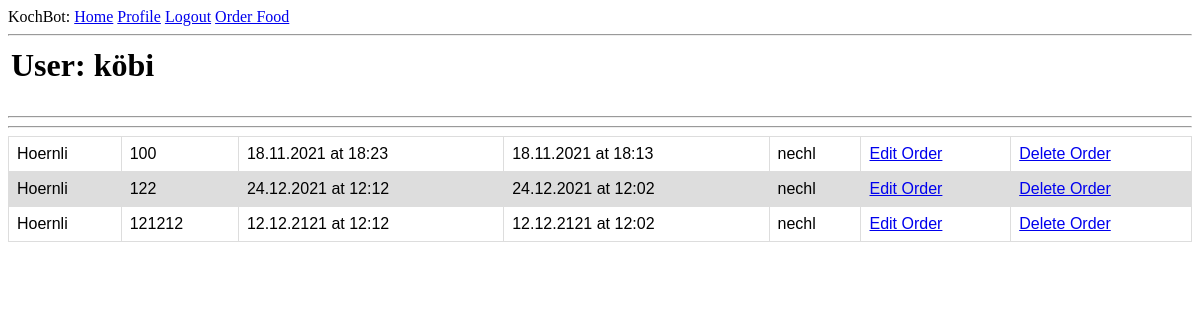
The app's page /user/köbi (signed in) with its own data.
### app/models.py (models this page shows, shortened)
class User(UserMixin, db.Model):
    id = db.Column(db.Integer, primary_key=True)
    username = db.Column(db.String(64), index=True, unique=True)
    email = db.Column(db.String(120), index=True, unique=True)
    password_hash = db.Column(db.String(128))
    orders = db.relationship('Order', backref='author', lazy='dynamic')

class Order(db.Model):
    id = db.Column(db.Integer, primary_key = True)
    food = db.Column(db.String(140))
    timestamp = db.Column(db.DateTime,  default=datetime.utcnow)
    amount = db.Column(db.Integer())
    finished_at = db.Column(db.DateTime, index = True)
    start_at = db.Column(db.DateTime)
    user_id = db.Column(db.Integer, db.ForeignKey('user.id'))
    cooking = db.Column(db.Boolean, default = False)

### app/routes.py (the view)
@app.route('/user/<username>')
@login_required
def user(username):
    user = User.query.filter_by(username=username).first_or_404()
    orders = Order.query.order_by(Order.finished_at.asc()).all()
    return render_template('user.html', user=user, orders=orders)

### app/models.py (called while the page is built)
@login.user_loader
def load_user(id):
    return User.query.get(int(id))

### app/templates/user.html (shortened to what this page needs)
{% extends "base.html" %}
{% block content %}
    <table>
        <tr valign="top">
            <td><h1>User: {{ user.username }}</h1></td>
        </tr>
    </table>
    <hr>
    <hr>
    <table id="orders">
        {% for order in orders %}
            {% include '_order.html' %}
        {% endfor %}
    </table>
{% endblock %}

### app/templates/_order.html
<tr id="orders">
    <th id="orders">{{ order.food }}</th>
    <th id="orders">{{ order.amount }}</th>
    <th id="orders">{{ order.finished_at.strftime("%d.%m.%Y at %H:%M") }}</th>
    <th id="orders">{{ order.start_at.strftime("%d.%m.%Y at %H:%M") }}</th>
    <th id="orders">{{ order.user_id }}</th>
    <th id="orders"><a href="{{ url_for('edit_order', id=order.id) }}">Edit Order</a></th>
    <th id="orders"><a href="{{ url_for('delete_order', id=order.id) }}">Delete Order</a></th>
</tr>

### app/static/style/style.css (style rules this page uses)
table#orders { font-family: Arial, sans-serif; font-style:normal; border-collapse: collapse; width: 100%; }
td#orders, th#orders, th#orders_header { border: 1px solid #dddddd; text-align: left; padding: 8px; font-weight: normal; }
tr#orders:nth-child(even) { background-color: #dddddd; }

### records on screen
User: username "köbi"
Order: food "Hoernli", amount "100", finished_at "18.11.2021 at 18:23", start_at "18.11.2021 at 18:13", user_id "nechl"
Order: food "Hoernli", amount "122", finished_at "24.12.2021 at 12:12", start_at "24.12.2021 at 12:02", user_id "nechl"
Order: food "Hoernli", amount "121212", finished_at "12.12.2121 at 12:12", start_at "12.12.2121 at 12:02", user_id "nechl"
